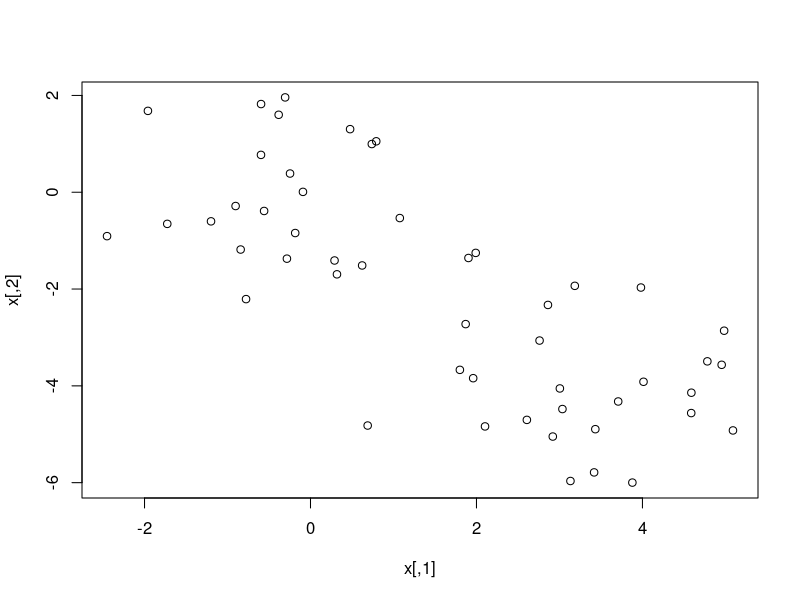
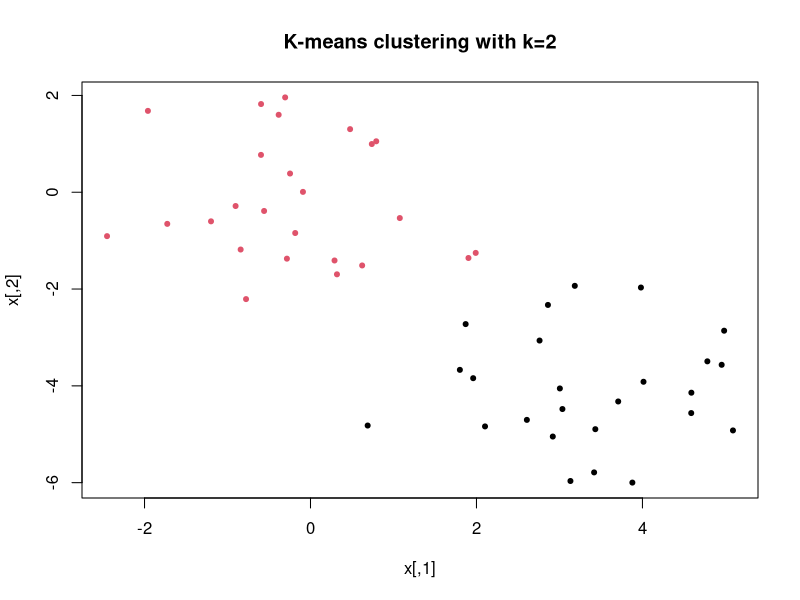
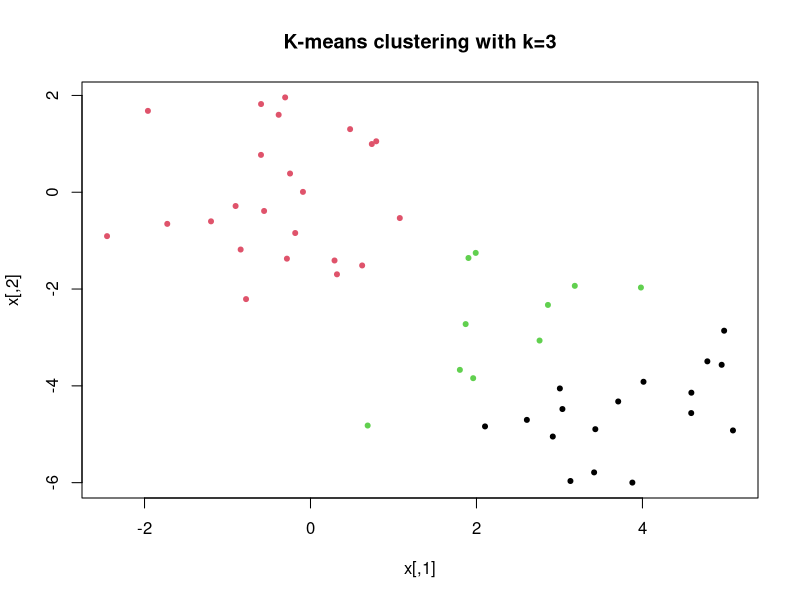
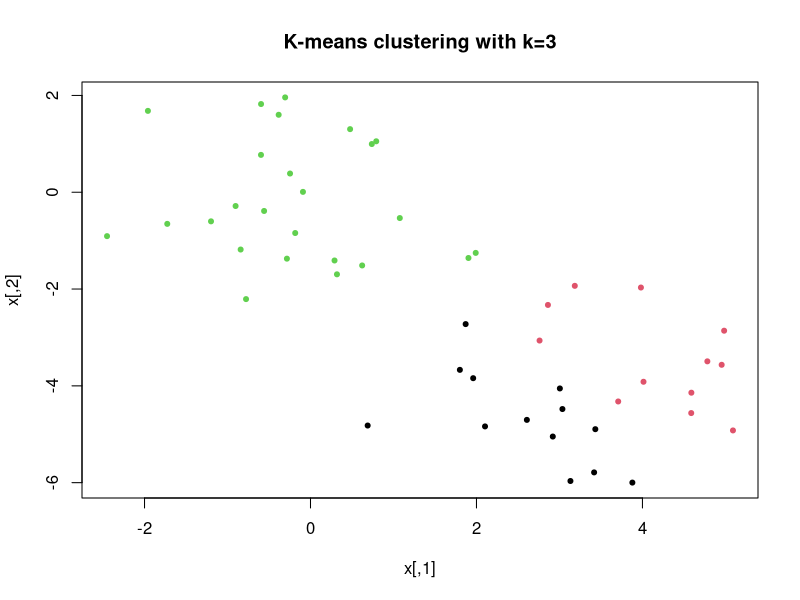
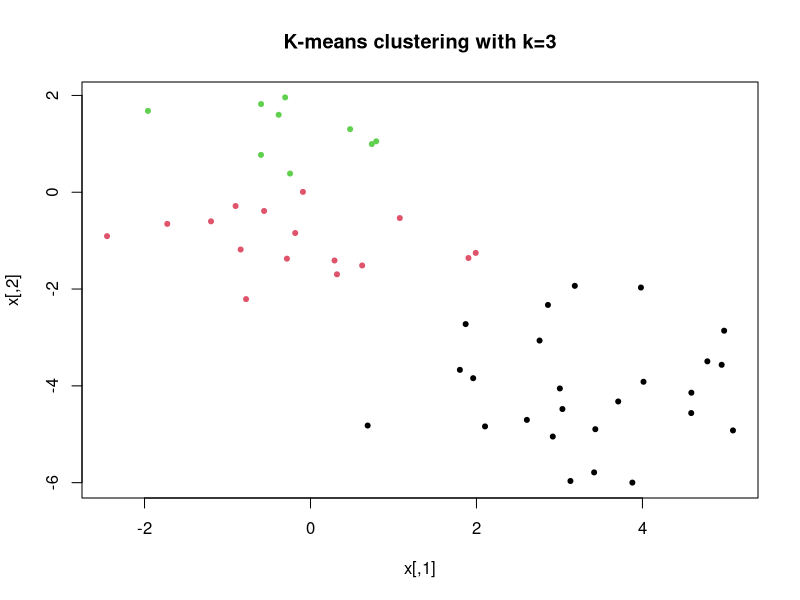
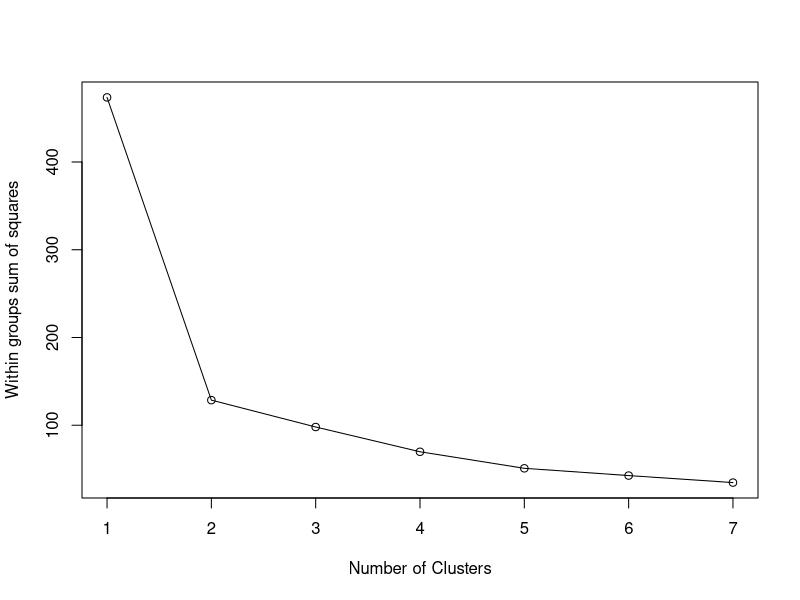
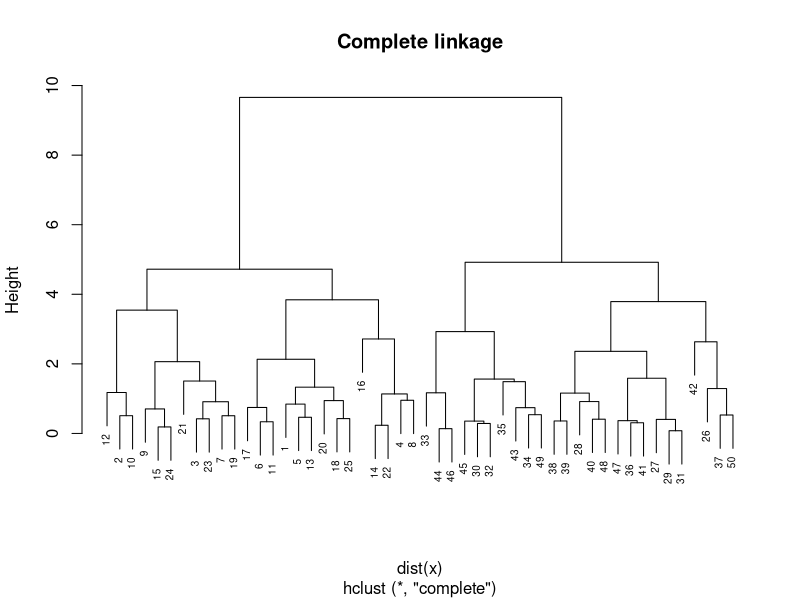
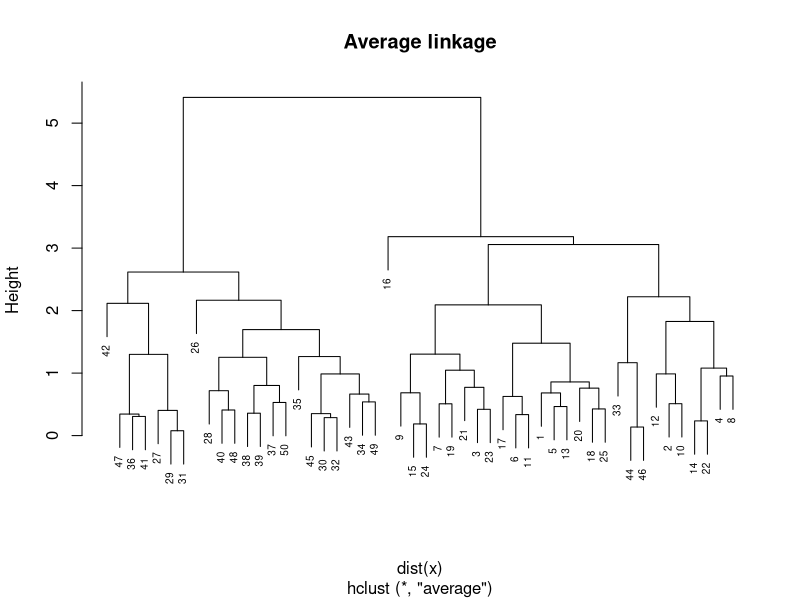

Here is the R script that generated these plots, in order:
## ---- chunk 1
rm(list=ls()) # clears workspace
set.seed(2)
x <- matrix(rnorm(50*2),ncol=2)
x[1:25,1 ] <- x[1:25,1 ]+3
x[1:25, 2] <- x[1:25,2 ]-4

plot(x)
## ---- chunk 2
km.out2 <- kmeans(x,2,nstart=20)
km.out2
## ---- chunk 3
plot(x,col=km.out2$cluster, main="K-means clustering with k=2",pch=20)
## ---- chunk 4
set.seed(4)
km.out3 <- kmeans(x,3,nstart=20)
km.out3$cluster
plot(x,col=km.out3$cluster, main="K-means clustering with k=3",pch=20)
## ---- chunk 5
set.seed(4)
km.out3a <- kmeans(x,3,nstart=1)
km.out3a$tot.withinss
plot(x,col=km.out3a$cluster, main="K-means clustering with k=3",pch=20)
## ---- chunk 6
km.out3a <- kmeans(x,3,nstart=1)
km.out3a$tot.withinss
plot(x,col=km.out3a$cluster, main="K-means clustering with k=3",pch=20)
## ---- chunk 7
wss <- vector()
for (i in 1:7) {
  km.aux <- kmeans(x,i,nstart=20)
  wss[i] <- km.aux$tot.withinss
}

plot(1:7, wss, type="o", xlab="Number of Clusters",
     ylab="Within groups sum of squares")

## ---- chunk 8
hc.complete <- hclust(dist(x), method="complete")
hc.average <- hclust(dist(x), method="average")
hc.single <- hclust(dist(x), method="single")

plot(hc.complete,main="Complete linkage",cex=0.6)
plot(hc.average,main="Average linkage",cex=0.6)
plot(hc.single,main="Single linkage",cex=0.6)
## ---- chunk 9
cut2.complete<-cutree(hc.complete,2)
cut2.complete
plot(x,col=cut2.complete, main="Hierarchical clustering, complete linkage",pch=20)

